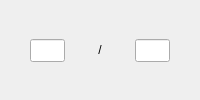
           <widget class="QFrame" name="frame_2">
            <property name="sizePolicy">
             <sizepolicy hsizetype="Fixed" vsizetype="Preferred">
              <horstretch>0</horstretch>
              <verstretch>0</verstretch>
             </sizepolicy>
            </property>
            <property name="minimumSize">
             <size>
              <width>80</width>
              <height>25</height>
             </size>
            </property>
            <property name="frameShape">
             <enum>QFrame::NoFrame</enum>
            </property>
            <property name="frameShadow">
             <enum>QFrame::Raised</enum>
            </property>
            <layout class="QHBoxLayout" name="horizontalLayout_3">
             <property name="spacing">
              <number>0</number>
             </property>
             <property name="leftMargin">
              <number>0</number>
             </property>
             <property name="topMargin">
              <number>0</number>
             </property>
             <property name="rightMargin">
              <number>0</number>
             </property>
             <property name="bottomMargin">
              <number>0</number>
             </property>
             <item>
              <widget class="QLineEdit" name="le_prefix">
               <property name="enabled">
                <bool>true</bool>
               </property>
               <property name="minimumSize">
                <size>
                 <width>35</width>
                 <height>23</height>
                </size>
               </property>
               <property name="maximumSize">
                <size>
                 <width>35</width>
                 <height>22</height>
                </size>
               </property>
               <property name="font">
                <font>
                 <weight>50</weight>
                 <bold>false</bold>
                </font>
               </property>
               <property name="toolTip">
                <string>Grid cell label prefix</string>
               </property>
               <property name="alignment">
                <set>Qt::AlignCenter</set>
               </property>
              </widget>
             </item>
             <item>
              <widget class="QLabel" name="label_14">
               <property name="minimumSize">
                <size>
                 <width>10</width>
                 <height>0</height>
                </size>
               </property>
               <property name="maximumSize">
                <size>
                 <width>5</width>
                 <height>16777215</height>
                </size>
               </property>
               <property name="font">
                <font>
                 <weight>50</weight>
                 <bold>false</bold>
                </font>
               </property>
               <property name="text">
                <string>/</string>
               </property>
               <property name="alignment">
                <set>Qt::AlignCenter</set>
               </property>
              </widget>
             </item>
             <item>
              <widget class="QLineEdit" name="le_suffix">
               <property name="enabled">
                <bool>true</bool>
               </property>
               <property name="minimumSize">
                <size>
                 <width>35</width>
                 <height>23</height>
                </size>
               </property>
               <property name="maximumSize">
                <size>
                 <width>35</width>
                 <height>22</height>
                </size>
               </property>
               <property name="font">
                <font>
                 <weight>50</weight>
                 <bold>false</bold>
                </font>
               </property>
               <property name="toolTip">
                <string>Grid cell label suffix</string>
               </property>
               <property name="alignment">
                <set>Qt::AlignCenter</set>
               </property>
              </widget>
             </item>
            </layout>
           </widget>
